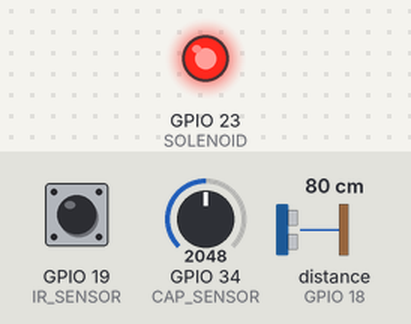
The sketch below on a simulated ESP32. Parts: output pins drawn as LEDs (lit = HIGH). Wiring (from diagram.json): ultrasonic range finder: trigger GPIO 5; echo GPIO 18. The inputs (shaded band) are chosen by the test bench; at power-on: GPIO 34 (CAP_SENSOR) = 2048, distance to the obstacle (sensor on GPIO 18) 80 cm, GPIO 19 (IR_SENSOR) HIGH. The echo pulse lasts 58.3 µs per cm; pins used as bus, display or sensor lines are not drawn; what the sketch prints to the serial monitor is not drawn.

Above: at 4.8 s.
4.9 s: GPIO 34 (CAP_SENSOR) set to 1960
At 8.1 s:
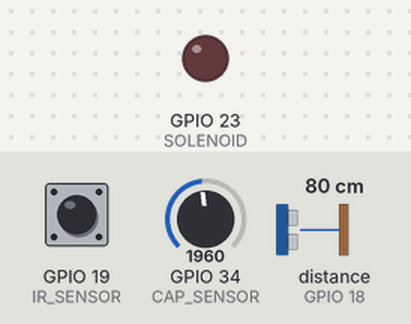
10.5 s: distance to the obstacle (sensor on GPIO 18) set to 12 cm
15.5 s: distance to the obstacle (sensor on GPIO 18) set to 9 cm
At 17.1 s:
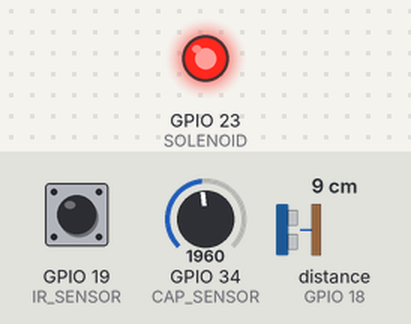
24.8 s: distance to the obstacle (sensor on GPIO 18) set to 18 cm
At 28.0 s:
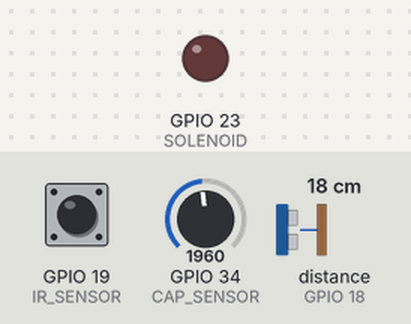
29.8 s: distance to the obstacle (sensor on GPIO 18) set to 2 cm
At 30.5 s:
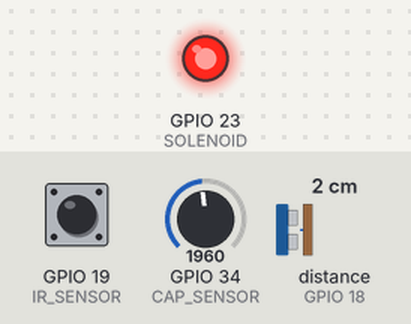
Timing chart, 0 to 39.6 s (numbered marks = the images above; inputs shaded):
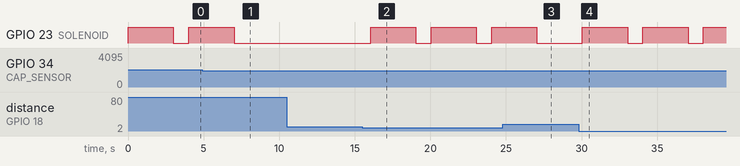

The sketch:

sketch.ino
```cpp
#define TRIG 5
#define ECHO 18
#define IR_SENSOR 19
#define CAP_SENSOR 34
#define SOLENOID 23

long duration;
float distance;

void setup() {
  Serial.begin(115200);

  pinMode(TRIG, OUTPUT);
  pinMode(ECHO, INPUT);
  pinMode(IR_SENSOR, INPUT_PULLUP);
  pinMode(SOLENOID, OUTPUT);

  digitalWrite(SOLENOID, LOW);
}

float readUltrasonic() {
  digitalWrite(TRIG, LOW);
  delayMicroseconds(2);
  digitalWrite(TRIG, HIGH);
  delayMicroseconds(10);
  digitalWrite(TRIG, LOW);

  duration = pulseIn(ECHO, HIGH);
  distance = duration * 0.034 / 2;

  return distance;
}

void loop() {

  float ultrasonicValue = readUltrasonic();
  int irValue = digitalRead(IR_SENSOR);
  int capValue = analogRead(CAP_SENSOR);

  Serial.print("Ultrasonic: ");
  Serial.print(ultrasonicValue);
  Serial.print(" | IR: ");
  Serial.print(irValue);
  Serial.print(" | Capacitive: ");
  Serial.println(capValue);

  // 🔴 Bubble Detection Logic
  bool bubbleDetected = false;

  if (ultrasonicValue < 10) {   // simulate micro bubble
    bubbleDetected = true;
  }

  if (irValue == LOW) {         // simulate large bubble
    bubbleDetected = true;
  }

  if (capValue > 2000) {        // simulate opaque fluid bubble
    bubbleDetected = true;
  }

  // 🟢 Control Solenoid
  if (bubbleDetected) {
    Serial.println("⚠ Air Bubble Detected!");
    digitalWrite(SOLENOID, HIGH); // open valve
    delay(3000);                  // removal time
    digitalWrite(SOLENOID, LOW);
    Serial.println("✅ Bubble Removed");
  } else {
    Serial.println("✔ Normal Flow");
  }

  delay(1000);
}
```

Measured:
- the behaviour switches between 11 and 10 cm on distance to the obstacle (sensor on GPIO 18) (found by bisection; images 1 and 2)
- after the input at 4.9 s, GPIO 23 (SOLENOID): goes on until 7.0 s, then stays LOW
- after the input at 10.5 s, every drawn part: stays the same
- after the input at 15.5 s, GPIO 23 (SOLENOID): alternates HIGH for 3.0 s and LOW for 1.0 s, starting after 0.54 s
- after the input at 24.8 s, GPIO 23 (SOLENOID): goes on until 27.0 s, then stays LOW
- after the input at 29.8 s, GPIO 23 (SOLENOID): alternates HIGH for 3.0 s and LOW for 1.0 s, starting after 0.25 s
